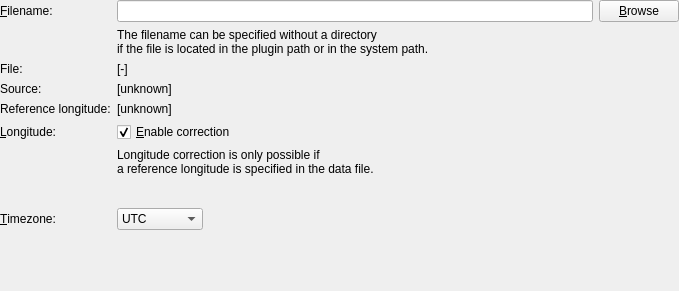
<?xml version="1.0" encoding="UTF-8"?>
<ui version="4.0">
 <class>SunsetPluginSettingsPaneClass</class>
 <widget class="QWidget" name="SunsetPluginSettingsPaneClass">
  <property name="geometry">
   <rect>
    <x>0</x>
    <y>0</y>
    <width>679</width>
    <height>291</height>
   </rect>
  </property>
  <property name="windowTitle">
   <string>SunsetPluginSettingsPane</string>
  </property>
  <layout class="QVBoxLayout" name="verticalLayout">
   <property name="spacing">
    <number>0</number>
   </property>
   <property name="margin">
    <number>0</number>
   </property>
   <item>
    <layout class="QGridLayout" name="gridLayout">
     <item row="0" column="0">
      <widget class="QLabel" name="nameLabel">
       <property name="text">
        <string>&amp;Filename:</string>
       </property>
       <property name="buddy">
        <cstring>filenameInput</cstring>
       </property>
      </widget>
     </item>
     <item row="0" column="1">
      <layout class="QHBoxLayout" name="horizontalLayout_2">
       <item>
        <widget class="QLineEdit" name="filenameInput">
         <property name="toolTip">
          <string>&lt;html&gt;The name of the data file to read the sunset times from. The filename can be absolute or relative. Relative filenames are searched in the plugin path.&lt;/html&gt;</string>
         </property>
        </widget>
       </item>
       <item>
        <widget class="QPushButton" name="findFileButton">
         <property name="text">
          <string>&amp;Browse</string>
         </property>
        </widget>
       </item>
      </layout>
     </item>
     <item row="1" column="1">
      <widget class="QLabel" name="label">
       <property name="text">
        <string>The filename can be specified without a directory
if the file is located in the plugin path or in the system path.</string>
       </property>
      </widget>
     </item>
     <item row="2" column="0">
      <widget class="QLabel" name="label_2">
       <property name="text">
        <string>File:</string>
       </property>
      </widget>
     </item>
     <item row="2" column="1">
      <widget class="SkLabel" name="filenameLabel">
       <property name="toolTip">
        <string>&lt;html&gt;The complete name of the data file&lt;/html&gt;</string>
       </property>
       <property name="text">
        <string notr="true">[-]</string>
       </property>
      </widget>
     </item>
     <item row="3" column="0">
      <widget class="QLabel" name="label_6">
       <property name="text">
        <string>Source:</string>
       </property>
      </widget>
     </item>
     <item row="3" column="1">
      <widget class="QLabel" name="sourceLabel">
       <property name="toolTip">
        <string>&lt;html&gt;The source of the data, according to the data file&lt;/html&gt;</string>
       </property>
       <property name="text">
        <string notr="true">[unknown]</string>
       </property>
      </widget>
     </item>
     <item row="4" column="0">
      <widget class="QLabel" name="label_3">
       <property name="text">
        <string>Reference longitude:</string>
       </property>
      </widget>
     </item>
     <item row="4" column="1">
      <widget class="QLabel" name="referenceLongitudeLabel">
       <property name="toolTip">
        <string>&lt;html&gt;The longitude for which the times in the file are valid&lt;/html&gt;</string>
       </property>
       <property name="text">
        <string notr="true">[unknown]</string>
       </property>
      </widget>
     </item>
     <item row="5" column="0">
      <widget class="QLabel" name="longitudeLabel">
       <property name="text">
        <string>&amp;Longitude:</string>
       </property>
       <property name="buddy">
        <cstring>longitudeInput</cstring>
       </property>
      </widget>
     </item>
     <item row="5" column="1">
      <widget class="QCheckBox" name="longitudeCorrectionCheckbox">
       <property name="toolTip">
        <string>&lt;html&gt;Correct the sunset times for the actual longitude, specified below&lt;/html&gt;</string>
       </property>
       <property name="text">
        <string>&amp;Enable correction</string>
       </property>
       <property name="checked">
        <bool>true</bool>
       </property>
      </widget>
     </item>
     <item row="6" column="1">
      <widget class="SkLabel" name="referenceLongitudeNoteLabel">
       <property name="text">
        <string>Longitude correction is only possible if
a reference longitude is specified in the data file.</string>
       </property>
      </widget>
     </item>
     <item row="7" column="1">
      <layout class="QHBoxLayout" name="horizontalLayout">
       <property name="spacing">
        <number>0</number>
       </property>
       <item>
        <widget class="LongitudeInput" name="longitudeInput" native="true">
         <property name="minimumSize">
          <size>
           <width>10</width>
           <height>0</height>
          </size>
         </property>
         <property name="focusPolicy">
          <enum>Qt::StrongFocus</enum>
         </property>
         <property name="toolTip">
          <string>&lt;html&gt;The actual longitude&lt;/html&gt;</string>
         </property>
        </widget>
       </item>
       <item>
        <spacer name="horizontalSpacer">
         <property name="orientation">
          <enum>Qt::Horizontal</enum>
         </property>
         <property name="sizeHint" stdset="0">
          <size>
           <width>40</width>
           <height>20</height>
          </size>
         </property>
        </spacer>
       </item>
      </layout>
     </item>
     <item row="8" column="0">
      <widget class="QLabel" name="timeZoneLabel">
       <property name="text">
        <string>&amp;Timezone:</string>
       </property>
       <property name="buddy">
        <cstring>timeZoneInput</cstring>
       </property>
      </widget>
     </item>
     <item row="8" column="1">
      <layout class="QHBoxLayout" name="horizontalLayout_3">
       <property name="spacing">
        <number>0</number>
       </property>
       <item>
        <widget class="QComboBox" name="timeZoneInput">
         <property name="toolTip">
          <string>&lt;html&gt;Time zone for display. The time in the data file is always specified in UTC.&lt;/html&gt;</string>
         </property>
         <item>
          <property name="text">
           <string>UTC</string>
          </property>
         </item>
         <item>
          <property name="text">
           <string>Local time</string>
          </property>
         </item>
        </widget>
       </item>
       <item>
        <spacer name="horizontalSpacer_2">
         <property name="orientation">
          <enum>Qt::Horizontal</enum>
         </property>
         <property name="sizeHint" stdset="0">
          <size>
           <width>40</width>
           <height>20</height>
          </size>
         </property>
        </spacer>
       </item>
      </layout>
     </item>
    </layout>
   </item>
   <item>
    <spacer name="verticalSpacer">
     <property name="orientation">
      <enum>Qt::Vertical</enum>
     </property>
     <property name="sizeHint" stdset="0">
      <size>
       <width>17</width>
       <height>16</height>
      </size>
     </property>
    </spacer>
   </item>
  </layout>
 </widget>
 <layoutdefault spacing="6" margin="11"/>
 <customwidgets>
  <customwidget>
   <class>SkLabel</class>
   <extends>QLabel</extends>
   <header>src/gui/widgets/SkLabel.h</header>
  </customwidget>
  <customwidget>
   <class>LongitudeInput</class>
   <extends>QWidget</extends>
   <header>src/gui/widgets/LongitudeInput.h</header>
   <container>1</container>
  </customwidget>
 </customwidgets>
 <tabstops>
  <tabstop>filenameInput</tabstop>
  <tabstop>findFileButton</tabstop>
  <tabstop>longitudeCorrectionCheckbox</tabstop>
  <tabstop>longitudeInput</tabstop>
 </tabstops>
 <resources/>
 <connections/>
</ui>
